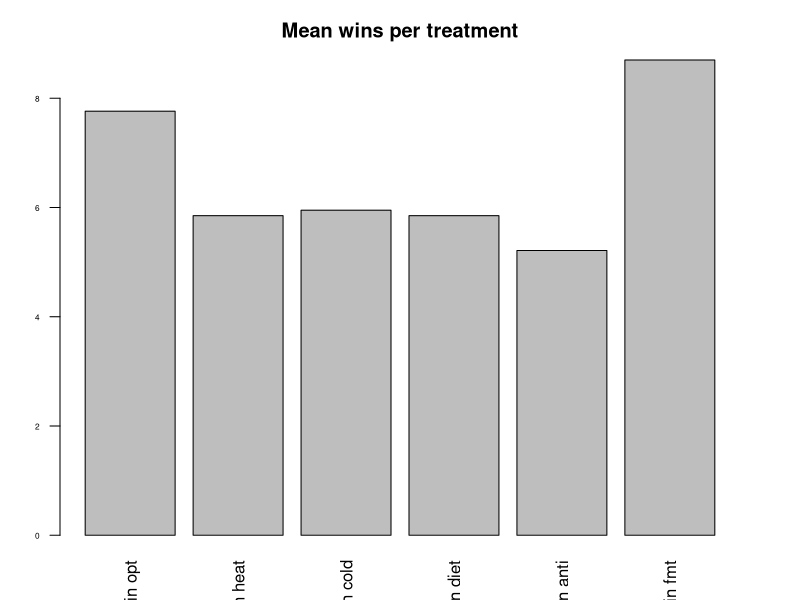
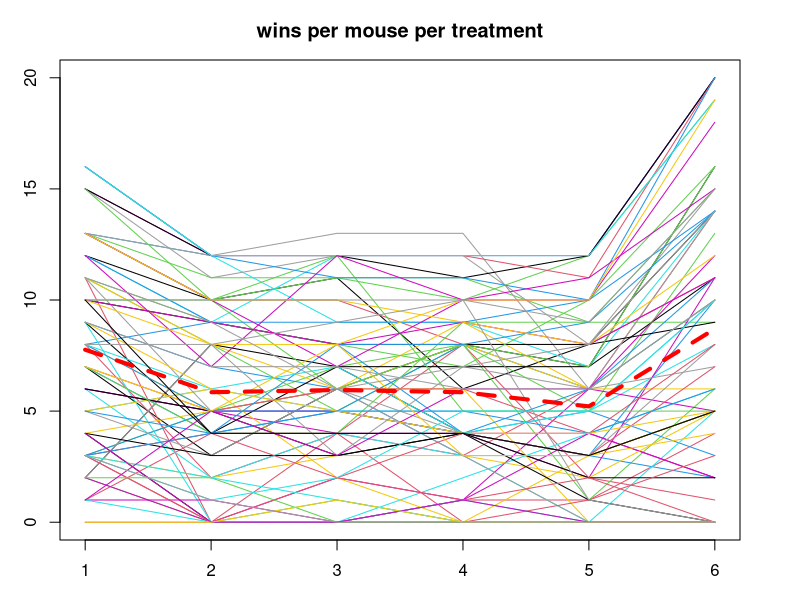
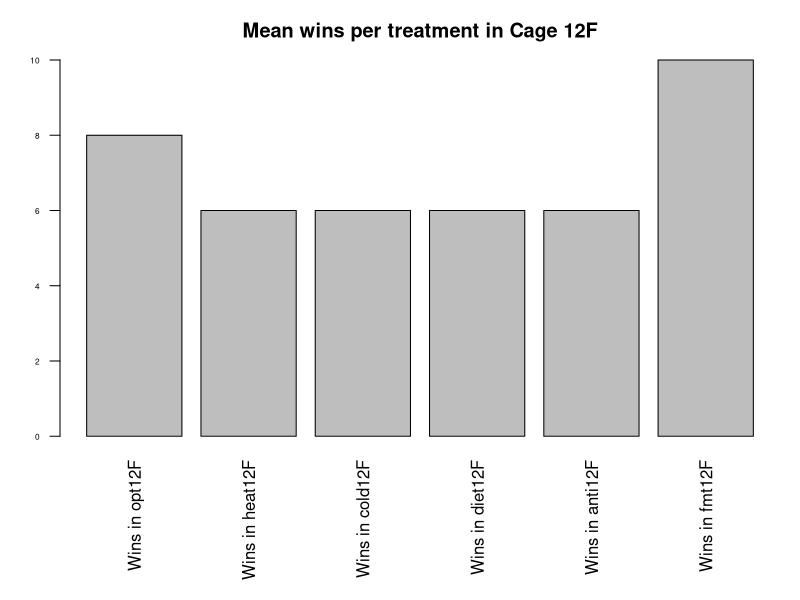
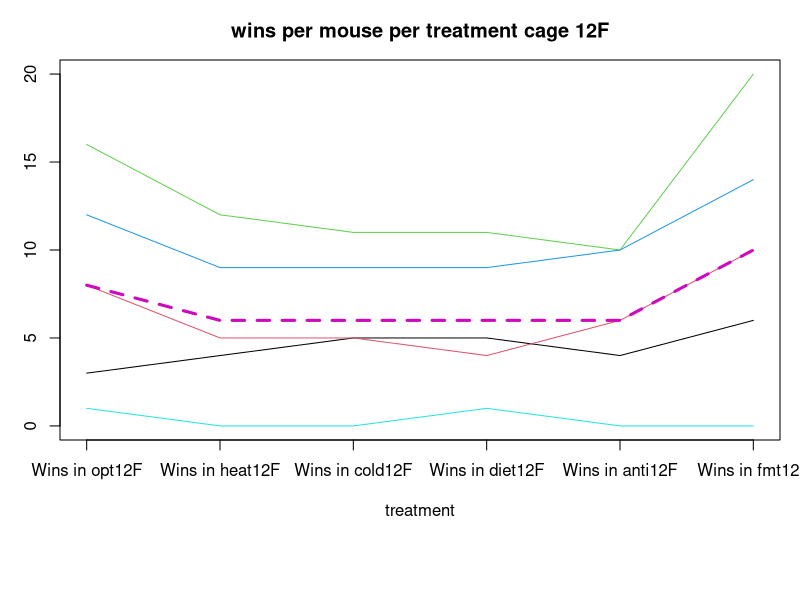

Source code (R) for these figures, in order:
library(dplyr)
library(tidyr)
library(ggplot2)

setwd("~/Documents/PhD 2020/BeHo:ZiBA study/Data analysis/Tube test data analysis/R_input_files")
tube_test = read.csv("Tube test results.csv", header = TRUE)

## dividing the data by cage ##

cage5M = data.frame()
cage4M = data.frame()
cage6M = data.frame()
cage1M = data.frame()
cage12F = data.frame()
cage15F = data.frame()
cage16F = data.frame()
cage14F = data.frame()
#  c("Name","Test.code","Test.number","Winner", "Looser", "Winner.position","Duration (seconds)", "Notes", "Video file","Date"))

for (i in 1:nrow(tube_test)){
  if (substr(tube_test$Test.code[i],0,3)== "05M"){
    cage5M= rbind(cage5M,c(tube_test[i,]))
  }
  if (substr(tube_test$Test.code[i],0,3)== "06M"){
    cage6M= rbind(cage6M,c(tube_test[i,]))
  }
  if (substr(tube_test$Test.code[i],0,3)== "04M"){
    cage4M= rbind(cage4M,c(tube_test[i,]))
  }
  if (substr(tube_test$Test.code[i],0,3)== "01M"){
    cage1M= rbind(cage1M,c(tube_test[i,]))
  }
  if (substr(tube_test$Test.code[i],0,3)== "14F"){
    cage14F= rbind(cage14F,c(tube_test[i,]))
  }
  if (substr(tube_test$Test.code[i],0,3)== "15F"){
    cage15F= rbind(cage15F,c(tube_test[i,]))
  }
  if (substr(tube_test$Test.code[i],0,3)== "12F"){
    cage12F= rbind(cage12F,c(tube_test[i,]))
  }
  if (substr(tube_test$Test.code[i],0,3)== "16F"){
    cage16F= rbind(cage16F,c(tube_test[i,]))
  }
}

## dividing by treatment ## I removed the empty wins

heat = data.frame()
cold = data.frame()
diet = data.frame()
antibio = data.frame()
fmt = data.frame()
opt = data.frame()


for (x in 1:nrow(tube_test)){
  if (substr(tube_test$Test.code[x],5,7)== "OPT" & tube_test$Winner[x]!=""){
    opt= rbind(opt,c(tube_test[x,]))
  }
  if (substr(tube_test$Test.code[x],5,8)== "HEAT" & tube_test$Winner[x]!=""){
    heat= rbind(heat,c(tube_test[x,]))
  }
  if (substr(tube_test$Test.code[x],5,8)== "COLD" & tube_test$Winner[x]!=""){
    cold= rbind(cold,c(tube_test[x,]))
  }
  if (substr(tube_test$Test.code[x],5,8)== "DIET" & tube_test$Winner[x]!=""){
    diet= rbind(diet,c(tube_test[x,]))
  }
  if (substr(tube_test$Test.code[x],5,8)== "ANTI" & tube_test$Winner[x]!=""){
    antibio= rbind(antibio,c(tube_test[x,]))
  }
  if (substr(tube_test$Test.code[x],5,7)== "FMT" & tube_test$Winner[x]!=""){
    fmt= rbind(fmt,c(tube_test[x,]))
  }
}

## wins counts per mouse in each treatment ##

wins_in_opt <- count(opt, opt$Winner)
names(wins_in_opt)[1]<-"Winner"
wins_in_opt_tot <- merge(wins_in_opt,opt,)

wins_in_heat <- count(heat, heat$Winner)
names(wins_in_heat)[1]<-"Winner"
wins_in_heat_tot <- merge(wins_in_heat,heat,)

wins_in_cold <- count(cold, cold$Winner)
names(wins_in_cold)[1]<-"Winner"
wins_in_cold_tot <- merge(wins_in_cold,cold,)

wins_in_diet <- count(diet, diet$Winner)
names(wins_in_diet)[1]<-"Winner"
wins_in_diet_tot <- merge(wins_in_diet,diet,)

wins_in_anti <- count(antibio, antibio$Winner)
names(wins_in_anti)[1]<-"Winner"
wins_in_anti_tot <- merge(wins_in_anti,antibio,)

wins_in_fmt <- count(fmt, fmt$Winner)
names(wins_in_fmt)[1]<-"Winner"
wins_in_fmt_tot <- merge(wins_in_fmt,fmt,)

winner_stats <- Reduce(function(x,y) merge(x = x, y = y, by = "Winner", all = TRUE), 
                       list(wins_in_opt,wins_in_heat,wins_in_cold,wins_in_diet,wins_in_anti,wins_in_fmt))
colnames(winner_stats)<-c("Winner","Wins in opt","Wins in heat","Wins in cold","Wins in diet","Wins in anti","Wins in fmt")
winner_stats$Totals <- rowSums(winner_stats[2:7], na.rm = TRUE)

winner_stats[is.na(winner_stats)] <- 0  #to replace the NA with 0 to plot it
par(mar=c(3,3,3,3))
barplot(colMeans(winner_stats[,2:7]), main= "Mean wins per treatment",las=2, ylab= "n of wins", cex.axis = 0.5)

plot(unlist(winner_stats[1,2:7]), type="l",ylim = c(0,20), col=1,main="wins per mouse per treatment", ylab= "n of wins")

for (y in 2:nrow(winner_stats)){
  vec<-unlist(winner_stats[y,2:7])
  lines(vec, col=y%/%5+1)
  par(mar=c(1,1,1,1))
}

lines(colMeans(winner_stats[,2:7]), col="red", lwd=4, lty=2)


##now I do the same cage by cage##

heat12F = data.frame()
cold12F = data.frame()
diet12F = data.frame()
antibio12F = data.frame()
fmt12F = data.frame()
opt12F = data.frame()

for (x in 1:nrow(cage12F)){
  if (substr(cage12F$Test.code[x],5,7)== "OPT" & cage12F$Winner[x]!=""){
    opt12F= rbind(opt12F,c(cage12F[x,]))
  }
  if (substr(cage12F$Test.code[x],5,8)== "HEAT" & cage12F$Winner[x]!=""){
    heat12F= rbind(heat12F,c(cage12F[x,]))
  }
  if (substr(cage12F$Test.code[x],5,8)== "COLD" & cage12F$Winner[x]!=""){
    cold12F= rbind(cold12F,c(cage12F[x,]))
  }
  if (substr(cage12F$Test.code[x],5,8)== "DIET" & cage12F$Winner[x]!=""){
    diet12F= rbind(diet12F,c(cage12F[x,]))
  }
  if (substr(cage12F$Test.code[x],5,8)== "ANTI" & cage12F$Winner[x]!=""){
    antibio12F= rbind(antibio12F,c(cage12F[x,]))
  }
  if (substr(cage12F$Test.code[x],5,7)== "FMT" & cage12F$Winner[x]!=""){
    fmt12F= rbind(fmt12F,c(cage12F[x,]))
  }
}

## wins counts per mouse in each treatment for cage 12F ##

wins_in_opt12F <- count(opt12F, opt12F$Winner)
names(wins_in_opt12F)[1]<-"Winner"
wins_in_opt12F_tot <- merge(wins_in_opt12F,opt12F,)

wins_in_heat12F <- count(heat12F, heat12F$Winner)
names(wins_in_heat12F)[1]<-"Winner"
wins_in_heat12F_tot <- merge(wins_in_heat12F,heat12F,)

wins_in_cold12F <- count(cold12F, cold12F$Winner)
names(wins_in_cold12F)[1]<-"Winner"
wins_in_cold12F_tot <- merge(wins_in_cold12F,cold12F,)

wins_in_diet12F <- count(diet12F, diet12F$Winner)
names(wins_in_diet12F)[1]<-"Winner"
wins_in_diet12F_tot <- merge(wins_in_diet12F,diet12F,)

wins_in_anti12F <- count(antibio12F, antibio12F$Winner)
names(wins_in_anti12F)[1]<-"Winner"
wins_in_anti12F_tot <- merge(wins_in_anti12F,antibio12F,)

wins_in_fmt12F <- count(fmt12F, fmt12F$Winner)
names(wins_in_fmt12F)[1]<-"Winner"
wins_in_fmt12F_tot <- merge(wins_in_fmt12F,fmt12F,)


winner_stats_C12F <- Reduce(function(x,y) merge(x = x, y = y, by = "Winner", all = TRUE), 
                       list(wins_in_opt12F,wins_in_heat12F,wins_in_cold12F,wins_in_diet12F,wins_in_anti12F,wins_in_fmt12F))
colnames(winner_stats_C12F)<-c("Winner","Wins in opt12F","Wins in heat12F","Wins in cold12F","Wins in diet12F","Wins in anti12F","Wins in fmt12F")
winner_stats_C12F$Totals <- rowSums(winner_stats_C12F[2:7], na.rm = TRUE)

winner_stats_C12F[is.na(winner_stats_C12F)] <- 0

par(mar=c(8, 3, 3, 1)) #setting that works for me/Luisa
barplot(colMeans(winner_stats_C12F[,2:7]), main= "Mean wins per treatment in Cage 12F",las=2, ylab= "n of wins", cex.axis = 0.5)

plot(unlist(winner_stats_C12F[1,2:7]), ylim = c(0,20), type="l", col=1 ,main="wins per mouse per treatment cage 12F", xlab= "treatment",ylab= "n of wins",xaxt = "n", yaxp = c(0, 20, 4))
axis(1,at =c(1,2,3,4,5,6),labels=c("Wins in opt12F","Wins in heat12F","Wins in cold12F","Wins in diet12F","Wins in anti12F","Wins in fmt12F"))


vec<-c()
for (z in 2:nrow(winner_stats_C12F)){
  vec<-unlist(winner_stats_C12F[z,2:7])
  lines(vec, col=z)
}
lines(colMeans(winner_stats_C12F[,2:7]), col=z+1, lwd=3, lty=2)


## divide the opt treatment by replicates ##

optR1 = data.frame()
optR2 = data.frame()
optR3 = data.frame()
optR4 = data.frame()

for (x in 1:nrow(opt)){
  if (substr(opt$Test.code[x],9,10)== "R1" & opt$Winner[x]!=""){
    optR1= rbind(optR1,c(opt[x,]))
  }
  if (substr(opt$Test.code[x],9,10)== "R2" & opt$Winner[x]!=""){
    optR2= rbind(optR2,c(opt[x,]))
  }
  if (substr(opt$Test.code[x],9,10)== "R3" & opt$Winner[x]!=""){
    optR3= rbind(optR3,c(opt[x,]))
  }
  if (substr(opt$Test.code[x],9,10)== "R4" & opt$Winner[x]!=""){
    optR4= rbind(optR4,c(opt[x,]))
  }
}


